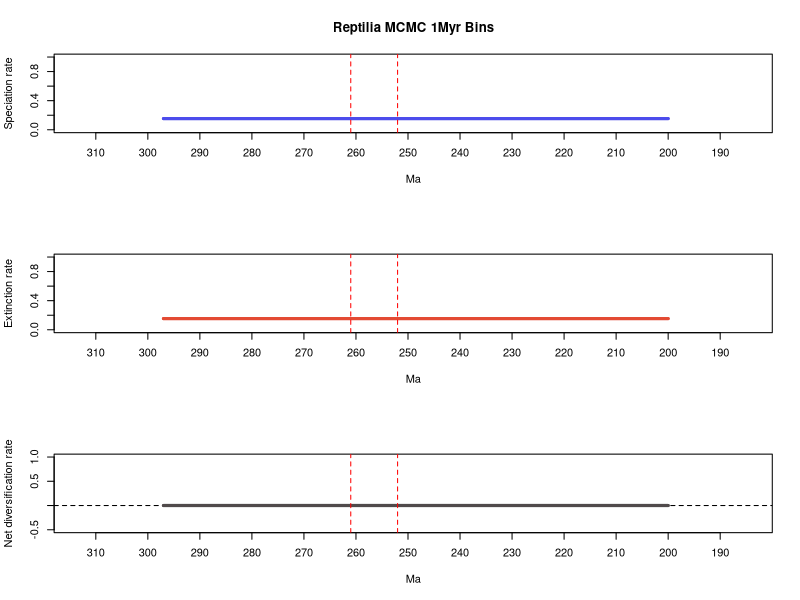

The R source for this figure:
# 1 files combined:
# 	C:\Users\SimoesLabAdmin\Documents\BDNN_Arielli\reptilia\mcmc_no_predictors\A_mcmc_200_iterations/combined_10_marginal_rates.log

# 95% HPDs calculated using code from Biopy (https://www.cs.auckland.ac.nz/~yhel002/biopy/)

pdf(file='C:/Users/SimoesLabAdmin/Documents/BDNN_Arielli/reptilia/mcmc_no_predictors/A_mcmc_200_iterations/combined_10_marginal_rates_RTT_plot2.pdf',width=8, height=10.8)
par(mfrow=c(3,1))
library(scales)
plot_RTT <- function (age,hpd_M,hpd_m,mean_m,color){
    N=100
    beta=(1:(N-1))/N
    alpha_shape=0.25
    cat=1-(beta^(1./alpha_shape))
    for (i in 1:(N-1)){
        trans= 1/N + 2/N
        polygon(c(age, rev(age)), c(hpd_M-((hpd_M-mean_m)*cat[i]), rev(hpd_m+((mean_m-hpd_m)*cat[i]))), col = alpha(color,trans), border = NA)
    }
    lines(rev(age), rev(mean_m), col = color, lwd=3)
}
    
L_hpd_m95=c(NA, NA,NA,NA,NA,NA,NA,NA,NA,NA,NA,NA,NA,NA,NA,NA,NA,NA,NA,NA,NA,NA,NA,NA,NA,NA,NA,NA,NA,NA,NA,NA,NA,NA,NA,NA,NA,NA,NA,NA,NA,NA,NA,NA,NA,NA,NA,NA,NA,NA,NA,NA,NA,NA,NA,NA,NA,NA,NA,NA,NA,NA,NA,NA,NA,NA,NA,NA,NA,NA,NA,NA,NA,NA,NA,NA,NA,NA,NA,NA,NA,NA,NA,NA,NA,NA,NA,NA,NA,NA,NA,NA,NA,NA,NA,NA,NA,NA,NA,NA,NA,NA,NA,NA,NA,NA,NA,NA,NA,NA,NA,NA,NA,NA,NA,NA,NA,NA,NA,NA,NA,NA,NA,NA,NA,NA,NA,NA,NA,NA,NA,NA,NA,NA,NA,NA,NA,NA,NA,NA,NA,NA,NA,NA,NA,NA,NA,NA,NA,NA,NA,NA,NA,NA,NA,NA,NA,NA,NA,NA,NA,NA,NA,NA,NA,NA,NA,NA,NA,NA,NA,NA,NA,NA,NA,NA,NA,NA,NA,NA,NA,NA,NA,NA,NA,NA,NA,NA,NA,NA,NA,NA,NA,NA,NA,NA,NA,NA,NA,NA,0.141696,0.141696,0.141696,0.141696,0.141696,0.141696,0.141696,0.141696,0.141696,0.141696,0.141696,0.141696,0.141696,0.141696,0.141696,0.141696,0.141696,0.141696,0.141696,0.141696,0.141696,0.141696,0.141696,0.141696,0.141696,0.141696,0.141696,0.141696,0.141696,0.141696,0.141696,0.141696,0.141696,0.141696,0.141696,0.141696,0.141696,0.141696,0.141696,0.141696,0.141696,0.141696,0.141696,0.141696,0.141696,0.141696,0.141696,0.141696,0.141696,0.141696,0.141696,0.141696,0.141696,0.141696,0.141696,0.141696,0.141696,0.141696,0.141696,0.141696,0.141696,0.141696,0.141696,0.141696,0.141696,0.141696,0.141696,0.141696,0.141696,0.141696,0.141696,0.141696,0.141696,0.141696,0.141696,0.141696,0.141696,0.141696,0.141696,0.141696,0.141696,0.141696,0.141696,0.141696,0.141696,0.141696,0.141696,0.141696,0.141696,0.141696,0.141696,0.141696,0.141696,0.141696,0.141696,0.141696,0.141696,0.141696)
L_hpd_M95=c(NA, NA,NA,NA,NA,NA,NA,NA,NA,NA,NA,NA,NA,NA,NA,NA,NA,NA,NA,NA,NA,NA,NA,NA,NA,NA,NA,NA,NA,NA,NA,NA,NA,NA,NA,NA,NA,NA,NA,NA,NA,NA,NA,NA,NA,NA,NA,NA,NA,NA,NA,NA,NA,NA,NA,NA,NA,NA,NA,NA,NA,NA,NA,NA,NA,NA,NA,NA,NA,NA,NA,NA,NA,NA,NA,NA,NA,NA,NA,NA,NA,NA,NA,NA,NA,NA,NA,NA,NA,NA,NA,NA,NA,NA,NA,NA,NA,NA,NA,NA,NA,NA,NA,NA,NA,NA,NA,NA,NA,NA,NA,NA,NA,NA,NA,NA,NA,NA,NA,NA,NA,NA,NA,NA,NA,NA,NA,NA,NA,NA,NA,NA,NA,NA,NA,NA,NA,NA,NA,NA,NA,NA,NA,NA,NA,NA,NA,NA,NA,NA,NA,NA,NA,NA,NA,NA,NA,NA,NA,NA,NA,NA,NA,NA,NA,NA,NA,NA,NA,NA,NA,NA,NA,NA,NA,NA,NA,NA,NA,NA,NA,NA,NA,NA,NA,NA,NA,NA,NA,NA,NA,NA,NA,NA,NA,NA,NA,NA,NA,NA,0.165401,0.165401,0.165401,0.165401,0.165401,0.165401,0.165401,0.165401,0.165401,0.165401,0.165401,0.165401,0.165401,0.165401,0.165401,0.165401,0.165401,0.165401,0.165401,0.165401,0.165401,0.165401,0.165401,0.165401,0.165401,0.165401,0.165401,0.165401,0.165401,0.165401,0.165401,0.165401,0.165401,0.165401,0.165401,0.165401,0.165401,0.165401,0.165401,0.165401,0.165401,0.165401,0.165401,0.165401,0.165401,0.165401,0.165401,0.165401,0.165401,0.165401,0.165401,0.165401,0.165401,0.165401,0.165401,0.165401,0.165401,0.165401,0.165401,0.165401,0.165401,0.165401,0.165401,0.165401,0.165401,0.165401,0.165401,0.165401,0.165401,0.165401,0.165401,0.165401,0.165401,0.165401,0.165401,0.165401,0.165401,0.165401,0.165401,0.165401,0.165401,0.165401,0.165401,0.165401,0.165401,0.165401,0.165401,0.165401,0.165401,0.165401,0.165401,0.165401,0.165401,0.165401,0.165401,0.165401,0.165401,0.165401)
M_hpd_m95=c(NA, NA,NA,NA,NA,NA,NA,NA,NA,NA,NA,NA,NA,NA,NA,NA,NA,NA,NA,NA,NA,NA,NA,NA,NA,NA,NA,NA,NA,NA,NA,NA,NA,NA,NA,NA,NA,NA,NA,NA,NA,NA,NA,NA,NA,NA,NA,NA,NA,NA,NA,NA,NA,NA,NA,NA,NA,NA,NA,NA,NA,NA,NA,NA,NA,NA,NA,NA,NA,NA,NA,NA,NA,NA,NA,NA,NA,NA,NA,NA,NA,NA,NA,NA,NA,NA,NA,NA,NA,NA,NA,NA,NA,NA,NA,NA,NA,NA,NA,NA,NA,NA,NA,NA,NA,NA,NA,NA,NA,NA,NA,NA,NA,NA,NA,NA,NA,NA,NA,NA,NA,NA,NA,NA,NA,NA,NA,NA,NA,NA,NA,NA,NA,NA,NA,NA,NA,NA,NA,NA,NA,NA,NA,NA,NA,NA,NA,NA,NA,NA,NA,NA,NA,NA,NA,NA,NA,NA,NA,NA,NA,NA,NA,NA,NA,NA,NA,NA,NA,NA,NA,NA,NA,NA,NA,NA,NA,NA,NA,NA,NA,NA,NA,NA,NA,NA,NA,NA,NA,NA,NA,NA,NA,NA,NA,NA,NA,NA,NA,NA,0.141657,0.141657,0.141657,0.141657,0.141657,0.141657,0.141657,0.141657,0.141657,0.141657,0.141657,0.141657,0.141657,0.141657,0.141657,0.141657,0.141657,0.141657,0.141657,0.141657,0.141657,0.141657,0.141657,0.141657,0.141657,0.141657,0.141657,0.141657,0.141657,0.141657,0.141657,0.141657,0.141657,0.141657,0.141657,0.141657,0.141657,0.141657,0.141657,0.141657,0.141657,0.141657,0.141657,0.141657,0.141657,0.141657,0.141657,0.141657,0.141657,0.141657,0.141657,0.141657,0.141657,0.141657,0.141657,0.141657,0.141657,0.141657,0.141657,0.141657,0.141657,0.141657,0.141657,0.141657,0.141657,0.141657,0.141657,0.141657,0.141657,0.141657,0.141657,0.141657,0.141657,0.141657,0.141657,0.141657,0.141657,0.141657,0.141657,0.141657,0.141657,0.141657,0.141657,0.141657,0.141657,0.141657,0.141657,0.141657,0.141657,0.141657,0.141657,0.141657,0.141657,0.141657,0.141657,0.141657,0.141657,0.141657)
M_hpd_M95=c(NA, NA,NA,NA,NA,NA,NA,NA,NA,NA,NA,NA,NA,NA,NA,NA,NA,NA,NA,NA,NA,NA,NA,NA,NA,NA,NA,NA,NA,NA,NA,NA,NA,NA,NA,NA,NA,NA,NA,NA,NA,NA,NA,NA,NA,NA,NA,NA,NA,NA,NA,NA,NA,NA,NA,NA,NA,NA,NA,NA,NA,NA,NA,NA,NA,NA,NA,NA,NA,NA,NA,NA,NA,NA,NA,NA,NA,NA,NA,NA,NA,NA,NA,NA,NA,NA,NA,NA,NA,NA,NA,NA,NA,NA,NA,NA,NA,NA,NA,NA,NA,NA,NA,NA,NA,NA,NA,NA,NA,NA,NA,NA,NA,NA,NA,NA,NA,NA,NA,NA,NA,NA,NA,NA,NA,NA,NA,NA,NA,NA,NA,NA,NA,NA,NA,NA,NA,NA,NA,NA,NA,NA,NA,NA,NA,NA,NA,NA,NA,NA,NA,NA,NA,NA,NA,NA,NA,NA,NA,NA,NA,NA,NA,NA,NA,NA,NA,NA,NA,NA,NA,NA,NA,NA,NA,NA,NA,NA,NA,NA,NA,NA,NA,NA,NA,NA,NA,NA,NA,NA,NA,NA,NA,NA,NA,NA,NA,NA,NA,NA,0.165317,0.165317,0.165317,0.165317,0.165317,0.165317,0.165317,0.165317,0.165317,0.165317,0.165317,0.165317,0.165317,0.165317,0.165317,0.165317,0.165317,0.165317,0.165317,0.165317,0.165317,0.165317,0.165317,0.165317,0.165317,0.165317,0.165317,0.165317,0.165317,0.165317,0.165317,0.165317,0.165317,0.165317,0.165317,0.165317,0.165317,0.165317,0.165317,0.165317,0.165317,0.165317,0.165317,0.165317,0.165317,0.165317,0.165317,0.165317,0.165317,0.165317,0.165317,0.165317,0.165317,0.165317,0.165317,0.165317,0.165317,0.165317,0.165317,0.165317,0.165317,0.165317,0.165317,0.165317,0.165317,0.165317,0.165317,0.165317,0.165317,0.165317,0.165317,0.165317,0.165317,0.165317,0.165317,0.165317,0.165317,0.165317,0.165317,0.165317,0.165317,0.165317,0.165317,0.165317,0.165317,0.165317,0.165317,0.165317,0.165317,0.165317,0.165317,0.165317,0.165317,0.165317,0.165317,0.165317,0.165317,0.165317)
R_hpd_m95=c(NA, NA,NA,NA,NA,NA,NA,NA,NA,NA,NA,NA,NA,NA,NA,NA,NA,NA,NA,NA,NA,NA,NA,NA,NA,NA,NA,NA,NA,NA,NA,NA,NA,NA,NA,NA,NA,NA,NA,NA,NA,NA,NA,NA,NA,NA,NA,NA,NA,NA,NA,NA,NA,NA,NA,NA,NA,NA,NA,NA,NA,NA,NA,NA,NA,NA,NA,NA,NA,NA,NA,NA,NA,NA,NA,NA,NA,NA,NA,NA,NA,NA,NA,NA,NA,NA,NA,NA,NA,NA,NA,NA,NA,NA,NA,NA,NA,NA,NA,NA,NA,NA,NA,NA,NA,NA,NA,NA,NA,NA,NA,NA,NA,NA,NA,NA,NA,NA,NA,NA,NA,NA,NA,NA,NA,NA,NA,NA,NA,NA,NA,NA,NA,NA,NA,NA,NA,NA,NA,NA,NA,NA,NA,NA,NA,NA,NA,NA,NA,NA,NA,NA,NA,NA,NA,NA,NA,NA,NA,NA,NA,NA,NA,NA,NA,NA,NA,NA,NA,NA,NA,NA,NA,NA,NA,NA,NA,NA,NA,NA,NA,NA,NA,NA,NA,NA,NA,NA,NA,NA,NA,NA,NA,NA,NA,NA,NA,NA,NA,NA,-0.015375,-0.015375,-0.015375,-0.015375,-0.015375,-0.015375,-0.015375,-0.015375,-0.015375,-0.015375,-0.015375,-0.015375,-0.015375,-0.015375,-0.015375,-0.015375,-0.015375,-0.015375,-0.015375,-0.015375,-0.015375,-0.015375,-0.015375,-0.015375,-0.015375,-0.015375,-0.015375,-0.015375,-0.015375,-0.015375,-0.015375,-0.015375,-0.015375,-0.015375,-0.015375,-0.015375,-0.015375,-0.015375,-0.015375,-0.015375,-0.015375,-0.015375,-0.015375,-0.015375,-0.015375,-0.015375,-0.015375,-0.015375,-0.015375,-0.015375,-0.015375,-0.015375,-0.015375,-0.015375,-0.015375,-0.015375,-0.015375,-0.015375,-0.015375,-0.015375,-0.015375,-0.015375,-0.015375,-0.015375,-0.015375,-0.015375,-0.015375,-0.015375,-0.015375,-0.015375,-0.015375,-0.015375,-0.015375,-0.015375,-0.015375,-0.015375,-0.015375,-0.015375,-0.015375,-0.015375,-0.015375,-0.015375,-0.015375,-0.015375,-0.015375,-0.015375,-0.015375,-0.015375,-0.015375,-0.015375,-0.015375,-0.015375,-0.015375,-0.015375,-0.015375,-0.015375,-0.015375,-0.015375)
R_hpd_M95=c(NA, NA,NA,NA,NA,NA,NA,NA,NA,NA,NA,NA,NA,NA,NA,NA,NA,NA,NA,NA,NA,NA,NA,NA,NA,NA,NA,NA,NA,NA,NA,NA,NA,NA,NA,NA,NA,NA,NA,NA,NA,NA,NA,NA,NA,NA,NA,NA,NA,NA,NA,NA,NA,NA,NA,NA,NA,NA,NA,NA,NA,NA,NA,NA,NA,NA,NA,NA,NA,NA,NA,NA,NA,NA,NA,NA,NA,NA,NA,NA,NA,NA,NA,NA,NA,NA,NA,NA,NA,NA,NA,NA,NA,NA,NA,NA,NA,NA,NA,NA,NA,NA,NA,NA,NA,NA,NA,NA,NA,NA,NA,NA,NA,NA,NA,NA,NA,NA,NA,NA,NA,NA,NA,NA,NA,NA,NA,NA,NA,NA,NA,NA,NA,NA,NA,NA,NA,NA,NA,NA,NA,NA,NA,NA,NA,NA,NA,NA,NA,NA,NA,NA,NA,NA,NA,NA,NA,NA,NA,NA,NA,NA,NA,NA,NA,NA,NA,NA,NA,NA,NA,NA,NA,NA,NA,NA,NA,NA,NA,NA,NA,NA,NA,NA,NA,NA,NA,NA,NA,NA,NA,NA,NA,NA,NA,NA,NA,NA,NA,NA,0.015465,0.015465,0.015465,0.015465,0.015465,0.015465,0.015465,0.015465,0.015465,0.015465,0.015465,0.015465,0.015465,0.015465,0.015465,0.015465,0.015465,0.015465,0.015465,0.015465,0.015465,0.015465,0.015465,0.015465,0.015465,0.015465,0.015465,0.015465,0.015465,0.015465,0.015465,0.015465,0.015465,0.015465,0.015465,0.015465,0.015465,0.015465,0.015465,0.015465,0.015465,0.015465,0.015465,0.015465,0.015465,0.015465,0.015465,0.015465,0.015465,0.015465,0.015465,0.015465,0.015465,0.015465,0.015465,0.015465,0.015465,0.015465,0.015465,0.015465,0.015465,0.015465,0.015465,0.015465,0.015465,0.015465,0.015465,0.015465,0.015465,0.015465,0.015465,0.015465,0.015465,0.015465,0.015465,0.015465,0.015465,0.015465,0.015465,0.015465,0.015465,0.015465,0.015465,0.015465,0.015465,0.015465,0.015465,0.015465,0.015465,0.015465,0.015465,0.015465,0.015465,0.015465,0.015465,0.015465,0.015465,0.015465)
L_mean=c(NA, NA,NA,NA,NA,NA,NA,NA,NA,NA,NA,NA,NA,NA,NA,NA,NA,NA,NA,NA,NA,NA,NA,NA,NA,NA,NA,NA,NA,NA,NA,NA,NA,NA,NA,NA,NA,NA,NA,NA,NA,NA,NA,NA,NA,NA,NA,NA,NA,NA,NA,NA,NA,NA,NA,NA,NA,NA,NA,NA,NA,NA,NA,NA,NA,NA,NA,NA,NA,NA,NA,NA,NA,NA,NA,NA,NA,NA,NA,NA,NA,NA,NA,NA,NA,NA,NA,NA,NA,NA,NA,NA,NA,NA,NA,NA,NA,NA,NA,NA,NA,NA,NA,NA,NA,NA,NA,NA,NA,NA,NA,NA,NA,NA,NA,NA,NA,NA,NA,NA,NA,NA,NA,NA,NA,NA,NA,NA,NA,NA,NA,NA,NA,NA,NA,NA,NA,NA,NA,NA,NA,NA,NA,NA,NA,NA,NA,NA,NA,NA,NA,NA,NA,NA,NA,NA,NA,NA,NA,NA,NA,NA,NA,NA,NA,NA,NA,NA,NA,NA,NA,NA,NA,NA,NA,NA,NA,NA,NA,NA,NA,NA,NA,NA,NA,NA,NA,NA,NA,NA,NA,NA,NA,NA,NA,NA,NA,NA,NA,NA,0.153517754288889,0.153517754288889,0.153517754288889,0.153517754288889,0.153517754288889,0.153517754288889,0.153517754288889,0.153517754288889,0.153517754288889,0.153517754288889,0.153517754288889,0.153517754288889,0.153517754288889,0.153517754288889,0.153517754288889,0.153517754288889,0.153517754288889,0.153517754288889,0.153517754288889,0.153517754288889,0.153517754288889,0.153517754288889,0.153517754288889,0.153517754288889,0.153517754288889,0.153517754288889,0.153517754288889,0.153517754288889,0.153517754288889,0.153517754288889,0.153517754288889,0.153517754288889,0.153517754288889,0.153517754288889,0.153517754288889,0.153517754288889,0.153517754288889,0.153517754288889,0.153517754288889,0.153517754288889,0.153517754288889,0.153517754288889,0.153517754288889,0.153517754288889,0.153517754288889,0.153517754288889,0.153517754288889,0.153517754288889,0.153517754288889,0.153517754288889,0.153517754288889,0.153517754288889,0.153517754288889,0.153517754288889,0.153517754288889,0.153517754288889,0.153517754288889,0.153517754288889,0.153517754288889,0.153517754288889,0.153517754288889,0.153517754288889,0.153517754288889,0.153517754288889,0.153517754288889,0.153517754288889,0.153517754288889,0.153517754288889,0.153517754288889,0.153517754288889,0.153517754288889,0.153517754288889,0.153517754288889,0.153517754288889,0.153517754288889,0.153517754288889,0.153517754288889,0.153517754288889,0.153517754288889,0.153517754288889,0.153517754288889,0.153517754288889,0.153517754288889,0.153517754288889,0.153517754288889,0.153517754288889,0.153517754288889,0.153517754288889,0.153517754288889,0.153517754288889,0.153517754288889,0.153517754288889,0.153517754288889,0.153517754288889,0.153517754288889,0.153517754288889,0.153517754288889,0.153517754288889)
M_mean=c(NA, NA,NA,NA,NA,NA,NA,NA,NA,NA,NA,NA,NA,NA,NA,NA,NA,NA,NA,NA,NA,NA,NA,NA,NA,NA,NA,NA,NA,NA,NA,NA,NA,NA,NA,NA,NA,NA,NA,NA,NA,NA,NA,NA,NA,NA,NA,NA,NA,NA,NA,NA,NA,NA,NA,NA,NA,NA,NA,NA,NA,NA,NA,NA,NA,NA,NA,NA,NA,NA,NA,NA,NA,NA,NA,NA,NA,NA,NA,NA,NA,NA,NA,NA,NA,NA,NA,NA,NA,NA,NA,NA,NA,NA,NA,NA,NA,NA,NA,NA,NA,NA,NA,NA,NA,NA,NA,NA,NA,NA,NA,NA,NA,NA,NA,NA,NA,NA,NA,NA,NA,NA,NA,NA,NA,NA,NA,NA,NA,NA,NA,NA,NA,NA,NA,NA,NA,NA,NA,NA,NA,NA,NA,NA,NA,NA,NA,NA,NA,NA,NA,NA,NA,NA,NA,NA,NA,NA,NA,NA,NA,NA,NA,NA,NA,NA,NA,NA,NA,NA,NA,NA,NA,NA,NA,NA,NA,NA,NA,NA,NA,NA,NA,NA,NA,NA,NA,NA,NA,NA,NA,NA,NA,NA,NA,NA,NA,NA,NA,NA,0.153547748511111,0.153547748511111,0.153547748511111,0.153547748511111,0.153547748511111,0.153547748511111,0.153547748511111,0.153547748511111,0.153547748511111,0.153547748511111,0.153547748511111,0.153547748511111,0.153547748511111,0.153547748511111,0.153547748511111,0.153547748511111,0.153547748511111,0.153547748511111,0.153547748511111,0.153547748511111,0.153547748511111,0.153547748511111,0.153547748511111,0.153547748511111,0.153547748511111,0.153547748511111,0.153547748511111,0.153547748511111,0.153547748511111,0.153547748511111,0.153547748511111,0.153547748511111,0.153547748511111,0.153547748511111,0.153547748511111,0.153547748511111,0.153547748511111,0.153547748511111,0.153547748511111,0.153547748511111,0.153547748511111,0.153547748511111,0.153547748511111,0.153547748511111,0.153547748511111,0.153547748511111,0.153547748511111,0.153547748511111,0.153547748511111,0.153547748511111,0.153547748511111,0.153547748511111,0.153547748511111,0.153547748511111,0.153547748511111,0.153547748511111,0.153547748511111,0.153547748511111,0.153547748511111,0.153547748511111,0.153547748511111,0.153547748511111,0.153547748511111,0.153547748511111,0.153547748511111,0.153547748511111,0.153547748511111,0.153547748511111,0.153547748511111,0.153547748511111,0.153547748511111,0.153547748511111,0.153547748511111,0.153547748511111,0.153547748511111,0.153547748511111,0.153547748511111,0.153547748511111,0.153547748511111,0.153547748511111,0.153547748511111,0.153547748511111,0.153547748511111,0.153547748511111,0.153547748511111,0.153547748511111,0.153547748511111,0.153547748511111,0.153547748511111,0.153547748511111,0.153547748511111,0.153547748511111,0.153547748511111,0.153547748511111,0.153547748511111,0.153547748511111,0.153547748511111,0.153547748511111)
R_mean=c(NA, NA,NA,NA,NA,NA,NA,NA,NA,NA,NA,NA,NA,NA,NA,NA,NA,NA,NA,NA,NA,NA,NA,NA,NA,NA,NA,NA,NA,NA,NA,NA,NA,NA,NA,NA,NA,NA,NA,NA,NA,NA,NA,NA,NA,NA,NA,NA,NA,NA,NA,NA,NA,NA,NA,NA,NA,NA,NA,NA,NA,NA,NA,NA,NA,NA,NA,NA,NA,NA,NA,NA,NA,NA,NA,NA,NA,NA,NA,NA,NA,NA,NA,NA,NA,NA,NA,NA,NA,NA,NA,NA,NA,NA,NA,NA,NA,NA,NA,NA,NA,NA,NA,NA,NA,NA,NA,NA,NA,NA,NA,NA,NA,NA,NA,NA,NA,NA,NA,NA,NA,NA,NA,NA,NA,NA,NA,NA,NA,NA,NA,NA,NA,NA,NA,NA,NA,NA,NA,NA,NA,NA,NA,NA,NA,NA,NA,NA,NA,NA,NA,NA,NA,NA,NA,NA,NA,NA,NA,NA,NA,NA,NA,NA,NA,NA,NA,NA,NA,NA,NA,NA,NA,NA,NA,NA,NA,NA,NA,NA,NA,NA,NA,NA,NA,NA,NA,NA,NA,NA,NA,NA,NA,NA,NA,NA,NA,NA,NA,NA,-2.9995244444e-05,-2.9995244444e-05,-2.9995244444e-05,-2.9995244444e-05,-2.9995244444e-05,-2.9995244444e-05,-2.9995244444e-05,-2.9995244444e-05,-2.9995244444e-05,-2.9995244444e-05,-2.9995244444e-05,-2.9995244444e-05,-2.9995244444e-05,-2.9995244444e-05,-2.9995244444e-05,-2.9995244444e-05,-2.9995244444e-05,-2.9995244444e-05,-2.9995244444e-05,-2.9995244444e-05,-2.9995244444e-05,-2.9995244444e-05,-2.9995244444e-05,-2.9995244444e-05,-2.9995244444e-05,-2.9995244444e-05,-2.9995244444e-05,-2.9995244444e-05,-2.9995244444e-05,-2.9995244444e-05,-2.9995244444e-05,-2.9995244444e-05,-2.9995244444e-05,-2.9995244444e-05,-2.9995244444e-05,-2.9995244444e-05,-2.9995244444e-05,-2.9995244444e-05,-2.9995244444e-05,-2.9995244444e-05,-2.9995244444e-05,-2.9995244444e-05,-2.9995244444e-05,-2.9995244444e-05,-2.9995244444e-05,-2.9995244444e-05,-2.9995244444e-05,-2.9995244444e-05,-2.9995244444e-05,-2.9995244444e-05,-2.9995244444e-05,-2.9995244444e-05,-2.9995244444e-05,-2.9995244444e-05,-2.9995244444e-05,-2.9995244444e-05,-2.9995244444e-05,-2.9995244444e-05,-2.9995244444e-05,-2.9995244444e-05,-2.9995244444e-05,-2.9995244444e-05,-2.9995244444e-05,-2.9995244444e-05,-2.9995244444e-05,-2.9995244444e-05,-2.9995244444e-05,-2.9995244444e-05,-2.9995244444e-05,-2.9995244444e-05,-2.9995244444e-05,-2.9995244444e-05,-2.9995244444e-05,-2.9995244444e-05,-2.9995244444e-05,-2.9995244444e-05,-2.9995244444e-05,-2.9995244444e-05,-2.9995244444e-05,-2.9995244444e-05,-2.9995244444e-05,-2.9995244444e-05,-2.9995244444e-05,-2.9995244444e-05,-2.9995244444e-05,-2.9995244444e-05,-2.9995244444e-05,-2.9995244444e-05,-2.9995244444e-05,-2.9995244444e-05,-2.9995244444e-05,-2.9995244444e-05,-2.9995244444e-05,-2.9995244444e-05,-2.9995244444e-05,-2.9995244444e-05,-2.9995244444e-05,-2.9995244444e-05)
trans=0.5
age=(0:(298-1))* -1
# Calculate positions for the mass extinction events
perm_trias_extinction = -252 # End-Permian mass extinction (252 Ma)
guadalupian_extinction = -261 # Guadalupian extinction (261 Ma)

# Define custom tick positions at 10 MY intervals
x_ticks <- seq(-310, -190, by=10)
x_tick_labels <- abs(x_ticks)

# First plot: Speciation rate
plot(age, age, type='n', ylim=c(0, 1), xlim=c(-312.9, -185.1), 
     ylab='Speciation rate', xlab='Ma', main='Reptilia MCMC 1Myr Bins', 
     xaxt='n') # Remove default x-axis
axis(1, at=x_ticks, labels=x_tick_labels) # Custom x-axis with 10MY interval ticks

plot_RTT(age, L_hpd_M95, L_hpd_m95, L_mean, "#4c4cec")
lines(rev(age), rev(L_mean), col="#4c4cec", lwd=3)

# Add vertical lines for mass extinction events
abline(v=perm_trias_extinction, col="red", lty=2) 
abline(v=guadalupian_extinction, col="red", lty=2)

# Second plot: Extinction rate
plot(age, age, type='n', ylim=c(0, 1), xlim=c(-312.9, -185.1), 
     ylab='Extinction rate', xlab='Ma',
     xaxt='n') # Remove default x-axis
axis(1, at=x_ticks, labels=x_tick_labels) # Custom x-axis with 10MY interval ticks

plot_RTT(age, M_hpd_M95, M_hpd_m95, M_mean, "#e34a33")
lines(rev(age), rev(M_mean), col="#e34a33", lwd=3)

# Add vertical lines for mass extinction events
abline(v=perm_trias_extinction, col="red", lty=2)
abline(v=guadalupian_extinction, col="red", lty=2)

# Third plot: Net diversification rate
plot(age, age, type='n', ylim=c(-0.5, 1), xlim=c(-312.9, -185.1), 
     ylab='Net diversification rate', xlab='Ma',
     xaxt='n') # Remove default x-axis
axis(1, at=x_ticks, labels=x_tick_labels) # Custom x-axis with 10MY interval ticks

abline(h=0, lty=2, col="black")
plot_RTT(age, R_hpd_M95, R_hpd_m95, R_mean, "#504A4B")
lines(rev(age), rev(R_mean), col="#504A4B", lwd=3)

# Add vertical lines for mass extinction events
abline(v=perm_trias_extinction, col="red", lty=2)
abline(v=guadalupian_extinction, col="red", lty=2)

dev.off()
